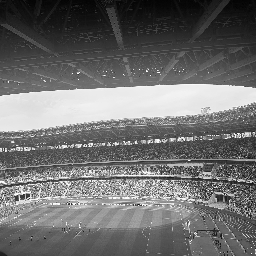
#> input picture No.2/outputs/03_01_original.png, 256 x 256 px, given in place of input.jpg, which was not available
$ python 01_differential_filters.py
#> lines starting #> are read from the running program, lines starting #| are printed output that depends on the picture; pictures that were not available may be replaced by others from this repository, and a replacement may not be noted
### No.2/common.py
from __future__ import annotations

from dataclasses import dataclass
from pathlib import Path

import cv2
import numpy as np


ROOT = Path(__file__).resolve().parent
INPUT_IMAGE = ROOT / "input.jpg"
OUTPUT_DIR = ROOT / "outputs"


@dataclass(frozen=True)
class ImageInfo:
    file_name: str
    format_name: str
    width: int
    height: int
    channels: int


def ensure_output_dir() -> None:
    OUTPUT_DIR.mkdir(exist_ok=True)


def load_image(path: Path = INPUT_IMAGE) -> np.ndarray:
    image = cv2.imread(str(path), cv2.IMREAD_COLOR)
    if image is None:
        raise FileNotFoundError(f"Unable to read image: {path}")
    return image


# [8 lines left out: function get_image_info, not called in this run]


def save(image: np.ndarray, filename: str) -> Path:
    ensure_output_dir()
    path = OUTPUT_DIR / filename
    img = image
    if img.dtype != np.uint8:
        if np.issubdtype(img.dtype, np.integer):
            img = img.astype(np.float64)

        if np.issubdtype(img.dtype, np.floating):
            minv = float(np.min(img))
            maxv = float(np.max(img))
            if minv >= 0.0:
                if maxv <= 1.0:
                    img_u8 = np.uint8(np.clip(img * 255.0, 0, 255))
                else:
                    img_u8 = np.uint8(np.clip(img, 0, 255))
            else:
                max_abs = max(abs(minv), abs(maxv))
                if max_abs == 0:
                    img_u8 = np.full(img.shape, 128, dtype=np.uint8)
                else:
                    scale = 127.0 / max_abs
                    img_u8 = np.uint8(np.clip(img * scale + 128.0, 0, 255))
        else:
            img_u8 = np.uint8(np.clip(img, 0, 255))
    else:
        img_u8 = img

    img_out = np.ascontiguousarray(img_u8)
    cv2.imwrite(str(path), img_out)
    return path


def grayscale(image: np.ndarray) -> np.ndarray:
    return cv2.cvtColor(image, cv2.COLOR_BGR2GRAY)


# [14 lines left out: functions write_text, info_lines, not called in this run]


# 微分フィルタ関連の関数
def sobel_x(image: np.ndarray) -> np.ndarray:
    """
    Sobelオペレータ (X方向)
    """
    image = image.astype(np.float32)
    kernel = np.array([[-1, 0, 1],
                       [-2, 0, 2],
                       [-1, 0, 1]], dtype=np.float32)
    return cv2.filter2D(image, -1, kernel, borderType=cv2.BORDER_REFLECT)


def sobel_y(image: np.ndarray) -> np.ndarray:
    """
    Sobelオペレータ (Y方向)
    """
    image = image.astype(np.float32)
    kernel = np.array([[-1, -2, -1],
                       [0, 0, 0],
                       [1, 2, 1]], dtype=np.float32)
    return cv2.filter2D(image, -1, kernel, borderType=cv2.BORDER_REFLECT)


def sobel_magnitude(image: np.ndarray) -> np.ndarray:
    """
    Sobelオペレータ (勾配の大きさ)
    """
    image = image.astype(np.float32)
    gx = sobel_x(image).astype(np.float32)
    gy = sobel_y(image).astype(np.float32)
    magnitude = np.sqrt(gx**2 + gy**2)
    return magnitude


def prewitt_x(image: np.ndarray) -> np.ndarray:
    """
    Prewittオペレータ (X方向)
    """
    image = image.astype(np.float32)
    kernel = np.array([[-1, 0, 1],
                       [-1, 0, 1],
                       [-1, 0, 1]], dtype=np.float32)
    return cv2.filter2D(image, -1, kernel, borderType=cv2.BORDER_REFLECT)


def prewitt_y(image: np.ndarray) -> np.ndarray:
    """
    Prewittオペレータ (Y方向)
    """
    image = image.astype(np.float32)
    kernel = np.array([[-1, -1, -1],
                       [0, 0, 0],
                       [1, 1, 1]], dtype=np.float32)
    return cv2.filter2D(image, -1, kernel, borderType=cv2.BORDER_REFLECT)


def prewitt_magnitude(image: np.ndarray) -> np.ndarray:
    """
    Prewittオペレータ (勾配の大きさ)
    """
    image = image.astype(np.float32)
    gx = prewitt_x(image).astype(np.float32)
    gy = prewitt_y(image).astype(np.float32)
    magnitude = np.sqrt(gx**2 + gy**2)
    return magnitude


def laplacian(image: np.ndarray) -> np.ndarray:
    """
    Laplacianオペレータ
    """
    image = image.astype(np.float32)
    kernel = np.array([[1, 1, 1],
                       [1, -8, 1],
                       [1, 1, 1]], dtype=np.float32)
    return cv2.filter2D(image, -1, kernel, borderType=cv2.BORDER_REFLECT)


# 鮮鋭化関連の関数
# [108 lines left out: functions sharpening, gaussian_blur, fft_2d, ideal_low_pass_filter, ideal_high_pass_filter, not called in this run]

### No.2/01_differential_filters.py
from common import (
    grayscale,
    load_image,
    save,
    sobel_x,
    sobel_y,
    sobel_magnitude,
    prewitt_x,
    prewitt_y,
    prewitt_magnitude,
    laplacian,
)
import numpy as np


def normalize_for_display(image: np.ndarray) -> np.ndarray:
    """
    微分画像を0-255の範囲に正規化
    """
    image = image.astype(np.float32)
    image = np.abs(image)
    image = (image - np.min(image)) / (np.max(image) - np.min(image) + 1e-8) * 255
    return np.uint8(np.clip(image, 0, 255))


def main() -> None:
    # 画像の読み込みと前処理
    image = load_image()
#> in load_image, image is the input picture: shape (256, 256, 3); min 2, max 255, mean 110.7
    gray = grayscale(image)

    # Sobel オペレータ
    sobel_gx = sobel_x(gray)
#> in sobel_x, `return cv2.filter2D(image, -1, kernel, borderType=cv2.BORDER_REFLECT)`:
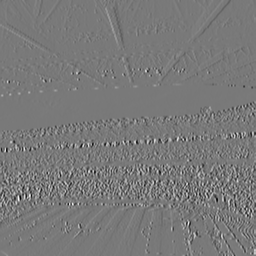
#> returned value: shape (256, 256) float32; min -686, max 754, mean -0.9; drawn with min black and max white
    sobel_gy = sobel_y(gray)
#> in sobel_y, `return cv2.filter2D(image, -1, kernel, borderType=cv2.BORDER_REFLECT)`:
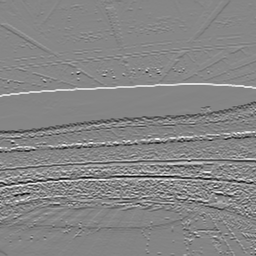
#> returned value: shape (256, 256) float32; min -848, max 771, mean 2.2; drawn with min black and max white
    sobel_mag = sobel_magnitude(gray)
#> in sobel_magnitude, `magnitude = np.sqrt(gx**2 + gy**2)`:
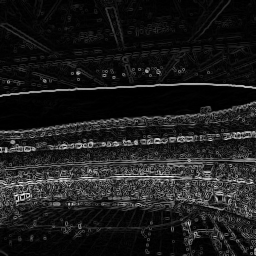
#> magnitude: shape (256, 256) float32; min 0, max 848.6, mean 95.5; drawn with min black and max white

    sobel_gx_display = normalize_for_display(sobel_gx)
    sobel_gy_display = normalize_for_display(sobel_gy)
    sobel_mag_display = normalize_for_display(sobel_mag)

    save(gray, "01_01_original.png")
    save(sobel_gx_display, "01_01_sobel_x.png")
    save(sobel_gy_display, "01_01_sobel_y.png")
    save(sobel_mag_display, "01_01_sobel_magnitude.png")

    # Prewitt オペレータ
    prewitt_gx = prewitt_x(gray)
    prewitt_gy = prewitt_y(gray)
    prewitt_mag = prewitt_magnitude(gray)
#> in prewitt_magnitude, `magnitude = np.sqrt(gx**2 + gy**2)`:
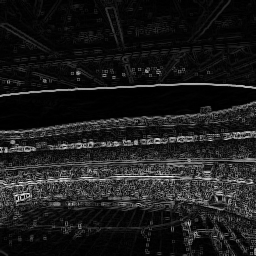
#> magnitude: shape (256, 256) float32; min 0, max 628.2, mean 69.3; drawn with min black and max white

    prewitt_gx_display = normalize_for_display(prewitt_gx)
#> in normalize_for_display (call 4), `image = np.abs(image)`:
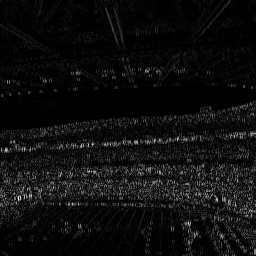
#> image: shape (256, 256) float32; min 0, max 563, mean 32.5; drawn with min black and max white
    prewitt_gy_display = normalize_for_display(prewitt_gy)
    prewitt_mag_display = normalize_for_display(prewitt_mag)

    save(prewitt_gx_display, "01_02_prewitt_x.png")
    save(prewitt_gy_display, "01_02_prewitt_y.png")
    save(prewitt_mag_display, "01_02_prewitt_magnitude.png")

    # Laplacian オペレータ
    laplacian_result = laplacian(gray)
#> in laplacian, `return cv2.filter2D(image, -1, kernel, borderType=cv2.BORDER_REFLECT)`:
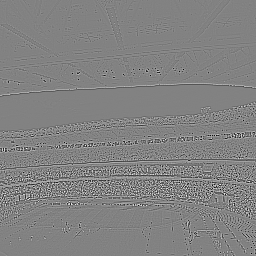
#> returned value: shape (256, 256) float32; min -1336, max 1279, mean 0; drawn with min black and max white
    laplacian_display = normalize_for_display(laplacian_result)
#> in normalize_for_display (call 7), `image = np.abs(image)`:
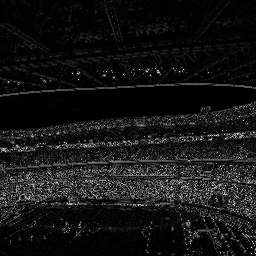
#> image: shape (256, 256) float32; min 0, max 1336, mean 111.9; drawn with min black and max white

    save(laplacian_display, "01_03_laplacian.png")

    print("課題1: 微分画像の作成 を出力しました")


if __name__ == "__main__":
    main()
